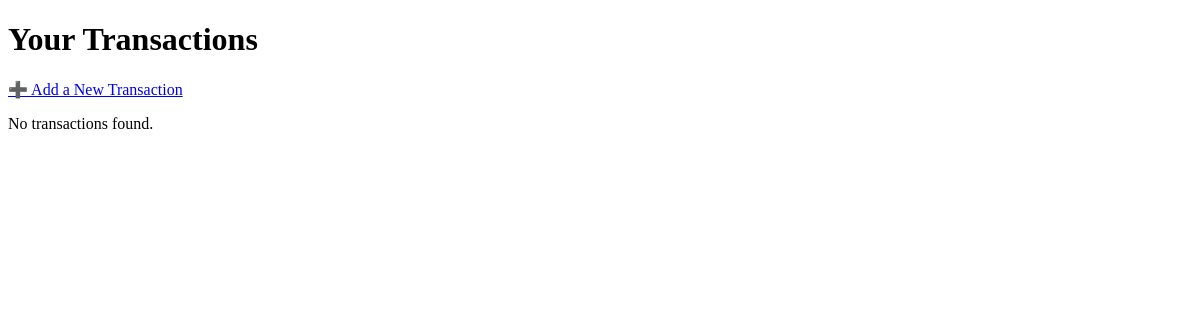
The app's page / (signed in), older data.
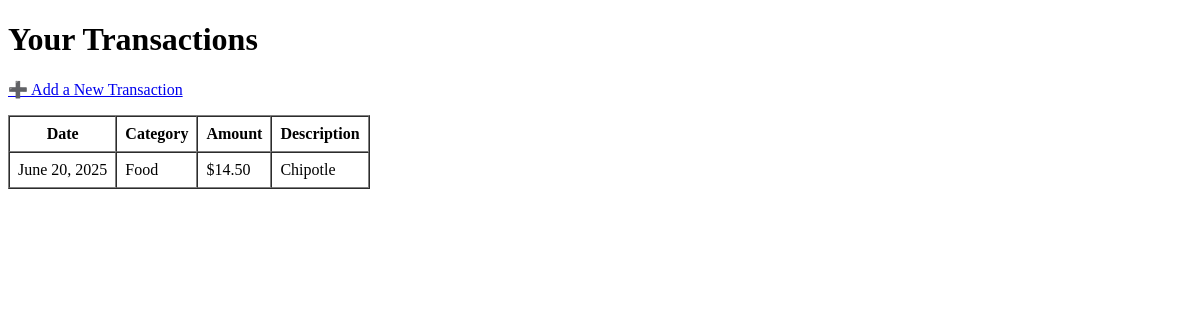
The same page, newer data.
### budgets/models.py (models this page shows, shortened)
class Transaction(models.Model):
    CATEGORY_CHOICES = [
        ('Food', 'Food'),
        ('Rent', 'Rent'),
        ('Transport', 'Transport'),
        ('Entertainment', 'Entertainment'),
        ('Other', 'Other'),
    ]
    user = models.ForeignKey(User, on_delete=models.CASCADE)
    date = models.DateField()
    category = models.CharField(max_length=50, choices=CATEGORY_CHOICES)
    amount = models.DecimalField(max_digits=10, decimal_places=2)
    description = models.TextField(blank=True)

### budgets/views.py (the view)
# urls.py: path('', views.transactions_list, name='home'),  # 👈 also add this if you want homepage
@login_required
def transactions_list(request):
    transactions = Transaction.objects.filter(user=request.user)
    return render(request, 'budgets/transactions_list.html', {'transactions': transactions})

### budgets/templates/budgets/transactions_list.html (shortened to what this page needs)
<!DOCTYPE html>
<html>
<head>
</head>
<body>
    <h1>Your Transactions</h1>
    <p><a href="{% url 'add_transaction' %}">➕ Add a New Transaction</a></p>
    {% if transactions %}
        <table border="1" cellpadding="8" cellspacing="0">
            <thead>
                <tr>
                    <th>Date</th>
                    <th>Category</th>
                    <th>Amount</th>
                    <th>Description</th>
                </tr>
            </thead>
            <tbody>
                {% for txn in transactions %}
                <tr>
                    <td>{{ txn.date }}</td>
                    <td>{{ txn.category }}</td>
                    <td>${{ txn.amount }}</td>
                    <td>{{ txn.description }}</td>
                </tr>
                {% endfor %}
            </tbody>
        </table>
    {% else %}
        <p>No transactions found.</p>
    {% endif %}
</body>
</html>

Row changes from the older to the newer data that the page shows:
added Transaction: date "June 20, 2025", category "Food", amount "14.50", description "Chipotle"
Text that changed along with them:
text no longer shown: "No transactions found."
text now shown: "Date Category Amount Description"
